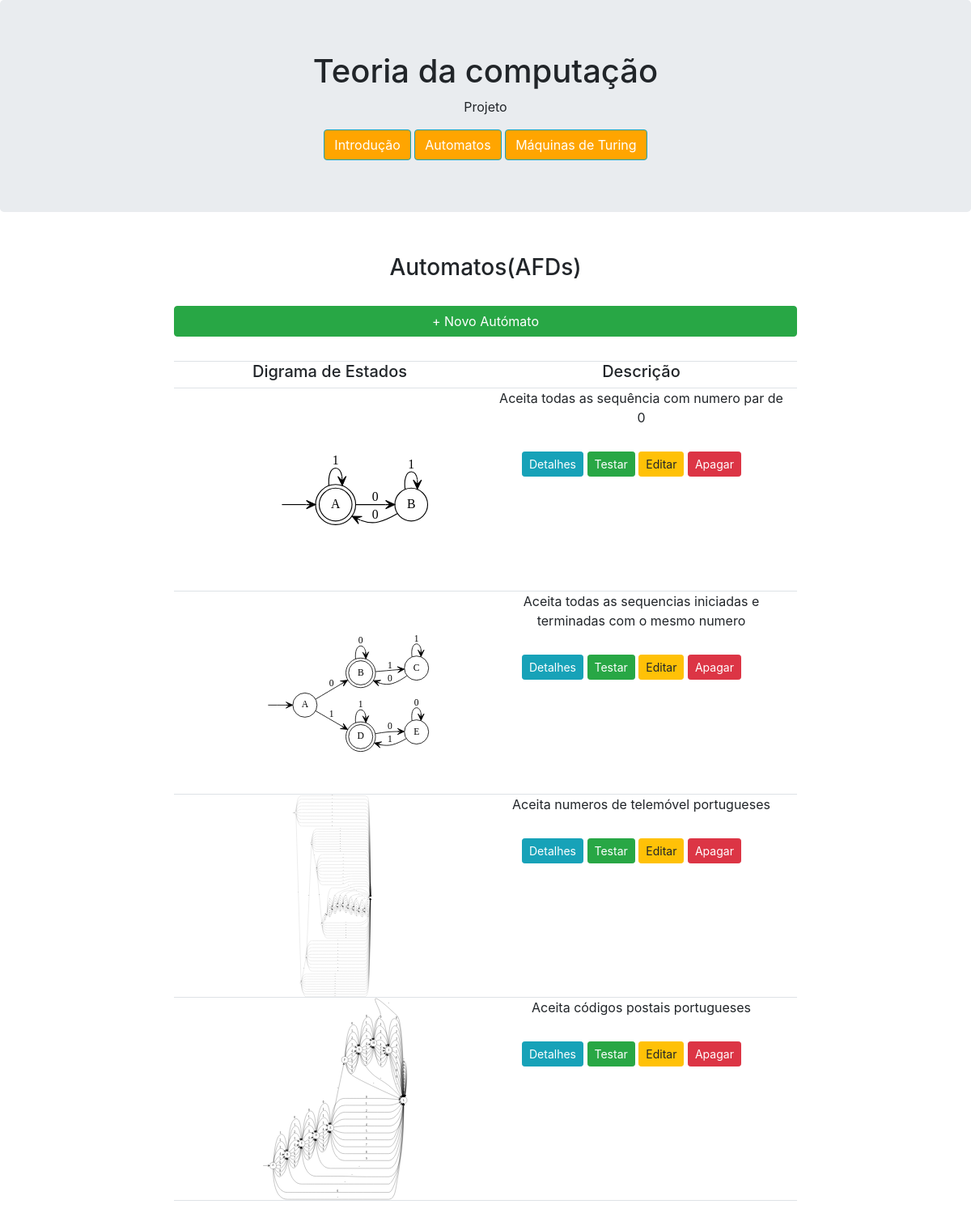
The app's page /MostraAutomatos with its own data.
### website/models.py (models this page shows, shortened)
class Automato(models.Model):
    Alfabeto = models.CharField(max_length=9999)
    Estados = models.CharField(max_length=9999)
    EstadoInicial = models.CharField(max_length=9999)
    EstadosDeAceitacao = models.CharField(max_length=9999)
    DicionarioTransicao = models.CharField(max_length=9999)
    Descricao = models.CharField(max_length=9999)

### website/views.py (the view)
# urls.py: path('MostraAutomatos', views.MostraAutomatos, name='MostraAutomatos'),
def MostraAutomatos(request):
	context = {'website': Automato.objects.all()}
	return render(request, 'website/MostraAutomatos.html', context)

### website/templates/website/MostraAutomatos.html
{% extends 'website/layout.html' %}
{% block main %}
    <h3>Automatos(AFDs)</h3>
    <a href ="{% url 'website:EscolhaCriacaoAutomato' %}" class="btn btn-success btn-block" style ="margin-top: 30px;">+ Novo Autómato </a>
     <div class = "container">
        <div class="row" style = "margin-top: 30px;">
            <div class="col-sm-6 border-bottom border-top">
                <h5>Digrama de Estados</h5>
            </div>
            <div class="col-sm-6 border-bottom border-top">
                <h5>Descrição</h5>
            </div>
        </div>
    </div>
    {% for automato in website %}
<div class ="container">
            <div class ="row">
                <div class ="col-sm-6 border-bottom">
                 {% load static %} <img src="{% static "website/imagens/" %}{{ automato.Descricao }}.svg" alt="home" width="250" height="250" />
                </div>
                <div class ="col-sm-6 border-bottom">
                    <span class ="desc" align="center">
                        {{ automato.Descricao }}
                    </span>
                    <p>
            <a href="{% url 'website:DetalhesAutomato' automato.id %}" class="btn btn-info btn-sm" style="" >Detalhes</a>
            <a href="{% url 'website:TestarAutomato' automato.id %}" class="btn btn-success btn-sm"  >Testar</a>
            <a href="{% url 'website:EditarAutomato' automato.id %}" class="btn btn-warning btn-sm" >Editar</a>
            <a href="{% url 'website:ApagaAutomato' automato.id %}" role="button" class="btn btn-danger btn-sm" >Apagar</a>
</p>
            </div>
        </div>
    </div>
    {% endfor %}
{% endblock %}

### website/templates/website/layout.html (shortened to what this page needs)
<!DOCTYPE html>
<html>
	<head>
		<link rel="stylesheet" href="https://maxcdn.bootstrapcdn.com/bootstrap/4.5.2/css/bootstrap.min.css">
	</head>
	<body>
    <header class="jumbotron text-center">
        <h1>
            Teoria da computação
        </h1>
        <p>Projeto</p>
        <nav>
        <a href="{% url 'website:Introducao' %}"  type = "button" class="btn btn-info" style="background-color: orange;">Introdução</a>
        <a href="{% url 'website:MostraAutomatos' %}"  type = "button" class="btn btn-info" style="background-color: orange;">Automatos</a>
        <a href="{% url 'website:MostraMaquinasTuring' %}"  type = "button" class="btn btn-info" style="background-color: orange;">Máquinas de Turing</a>
        </nav>
    </header>
	    <article>
		 <main class = "container text-center">
	    {% block main %}
	    {% endblock main %}
        {% load static %}
        <link rel="stylesheet" href="{% static 'website/css/base.css' %}">
        </main>
	    </article>
	</body>
</html>

### website/static/website/css/base.css (style rules this page uses)
body { background-color: white; }
body > article { max-width: 800px; margin: auto; }
main { width: 800px; margin: auto; padding: 20px; background-color: white; }
main p { text-align: left; padding: 20px; margin: 10px; background-color: white; color:black; border-radius: 3px; }

### records on screen
Automato: Descricao (picture), Descricao "Aceita todas as sequência com numero par de 0"
Automato: Descricao (picture), Descricao "Aceita todas as sequencias iniciadas e terminadas com o mesmo numero"
Automato: Descricao (picture), Descricao "Aceita numeros de telemóvel portugueses"
Automato: Descricao (picture), Descricao "Aceita códigos postais portugueses"
